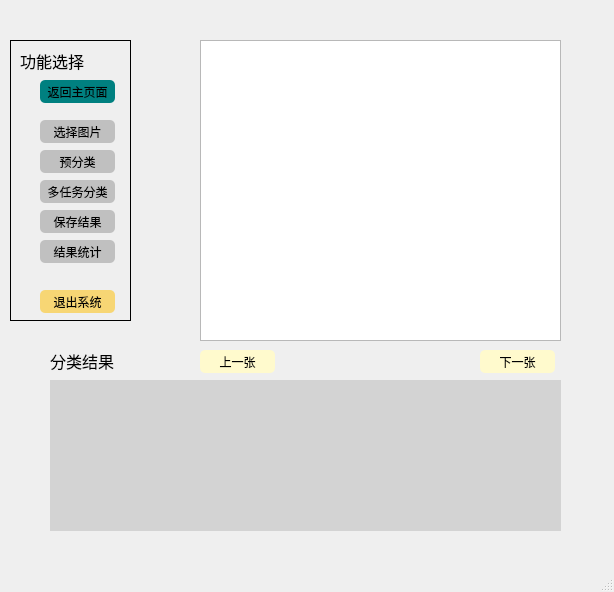
<?xml version="1.0" encoding="UTF-8"?>
<ui version="4.0">
 <class>defect_classification</class>
 <widget class="QMainWindow" name="defect_classification">
  <property name="geometry">
   <rect>
    <x>0</x>
    <y>0</y>
    <width>614</width>
    <height>592</height>
   </rect>
  </property>
  <property name="windowTitle">
   <string>缺陷分类</string>
  </property>
  <widget class="QWidget" name="centralwidget">
   <widget class="QGraphicsView" name="graphicsView">
    <property name="geometry">
     <rect>
      <x>200</x>
      <y>40</y>
      <width>361</width>
      <height>301</height>
     </rect>
    </property>
   </widget>
   <widget class="QLabel" name="label">
    <property name="geometry">
     <rect>
      <x>20</x>
      <y>40</y>
      <width>91</width>
      <height>41</height>
     </rect>
    </property>
    <property name="font">
     <font>
      <family>Adobe 宋体 Std L</family>
      <pointsize>12</pointsize>
     </font>
    </property>
    <property name="text">
     <string>功能选择</string>
    </property>
   </widget>
   <widget class="QLabel" name="pre_classification">
    <property name="geometry">
     <rect>
      <x>10</x>
      <y>40</y>
      <width>121</width>
      <height>281</height>
     </rect>
    </property>
    <property name="styleSheet">
     <string notr="true">border: 1px solid black;</string>
    </property>
    <property name="text">
     <string/>
    </property>
   </widget>
   <widget class="QPushButton" name="preclassify">
    <property name="geometry">
     <rect>
      <x>40</x>
      <y>150</y>
      <width>75</width>
      <height>23</height>
     </rect>
    </property>
    <property name="styleSheet">
     <string notr="true">QPushButton{background:#C0C0C0;border-radius:5px;}QPushButton:hover{background:#FFD700;}</string>
    </property>
    <property name="text">
     <string>预分类</string>
    </property>
   </widget>
   <widget class="QPushButton" name="multi_task">
    <property name="geometry">
     <rect>
      <x>40</x>
      <y>180</y>
      <width>75</width>
      <height>23</height>
     </rect>
    </property>
    <property name="styleSheet">
     <string notr="true">QPushButton{background:#C0C0C0;border-radius:5px;}QPushButton:hover{background:#FFD700;}</string>
    </property>
    <property name="text">
     <string>多任务分类</string>
    </property>
   </widget>
   <widget class="QLabel" name="resultShow">
    <property name="geometry">
     <rect>
      <x>50</x>
      <y>380</y>
      <width>511</width>
      <height>151</height>
     </rect>
    </property>
    <property name="styleSheet">
     <string notr="true">QLabel{background-color:rgb(211,211,211);}</string>
    </property>
    <property name="text">
     <string/>
    </property>
   </widget>
   <widget class="QLabel" name="label_3">
    <property name="geometry">
     <rect>
      <x>50</x>
      <y>350</y>
      <width>81</width>
      <height>21</height>
     </rect>
    </property>
    <property name="font">
     <font>
      <family>Adobe 宋体 Std L</family>
      <pointsize>12</pointsize>
     </font>
    </property>
    <property name="text">
     <string>分类结果</string>
    </property>
   </widget>
   <widget class="QPushButton" name="saveResult">
    <property name="geometry">
     <rect>
      <x>40</x>
      <y>210</y>
      <width>75</width>
      <height>23</height>
     </rect>
    </property>
    <property name="styleSheet">
     <string notr="true">QPushButton{background:#C0C0C0;border-radius:5px;}QPushButton:hover{background:#FFD700;}</string>
    </property>
    <property name="text">
     <string>保存结果</string>
    </property>
   </widget>
   <widget class="QPushButton" name="create_table">
    <property name="geometry">
     <rect>
      <x>40</x>
      <y>240</y>
      <width>75</width>
      <height>23</height>
     </rect>
    </property>
    <property name="styleSheet">
     <string notr="true">QPushButton{background:#C0C0C0;border-radius:5px;}QPushButton:hover{background:#FFD700;}</string>
    </property>
    <property name="text">
     <string>结果统计</string>
    </property>
   </widget>
   <widget class="QPushButton" name="backMainWindow">
    <property name="geometry">
     <rect>
      <x>40</x>
      <y>80</y>
      <width>75</width>
      <height>23</height>
     </rect>
    </property>
    <property name="styleSheet">
     <string notr="true">QPushButton{background:#008080;border-radius:5px;}QPushButton:hover{background:green;}</string>
    </property>
    <property name="text">
     <string>返回主页面</string>
    </property>
   </widget>
   <widget class="QPushButton" name="exitSystem">
    <property name="geometry">
     <rect>
      <x>40</x>
      <y>290</y>
      <width>75</width>
      <height>23</height>
     </rect>
    </property>
    <property name="styleSheet">
     <string notr="true">QPushButton{background:#F7D674;border-radius:5px;}
QPushButton:hover{background:red;}</string>
    </property>
    <property name="text">
     <string>退出系统</string>
    </property>
   </widget>
   <widget class="QPushButton" name="selectImage">
    <property name="geometry">
     <rect>
      <x>40</x>
      <y>120</y>
      <width>75</width>
      <height>23</height>
     </rect>
    </property>
    <property name="styleSheet">
     <string notr="true">QPushButton{background:#C0C0C0;border-radius:5px;}QPushButton:hover{background:#FFD700;}</string>
    </property>
    <property name="text">
     <string>选择图片</string>
    </property>
   </widget>
   <widget class="QPushButton" name="lastImg">
    <property name="geometry">
     <rect>
      <x>200</x>
      <y>350</y>
      <width>75</width>
      <height>23</height>
     </rect>
    </property>
    <property name="styleSheet">
     <string notr="true">QPushButton{background:#FFFACD;border-radius:5px;}QPushButton:hover{background:#D2691E;}</string>
    </property>
    <property name="text">
     <string>上一张</string>
    </property>
   </widget>
   <widget class="QPushButton" name="nextImg">
    <property name="geometry">
     <rect>
      <x>480</x>
      <y>350</y>
      <width>75</width>
      <height>23</height>
     </rect>
    </property>
    <property name="styleSheet">
     <string notr="true">QPushButton{background:#FFFACD;border-radius:5px;}QPushButton:hover{background:#D2691E;}</string>
    </property>
    <property name="text">
     <string>下一张</string>
    </property>
   </widget>
  </widget>
  <widget class="QMenuBar" name="menubar">
   <property name="geometry">
    <rect>
     <x>0</x>
     <y>0</y>
     <width>614</width>
     <height>22</height>
    </rect>
   </property>
  </widget>
  <widget class="QStatusBar" name="statusbar"/>
 </widget>
 <resources/>
 <connections/>
</ui>
